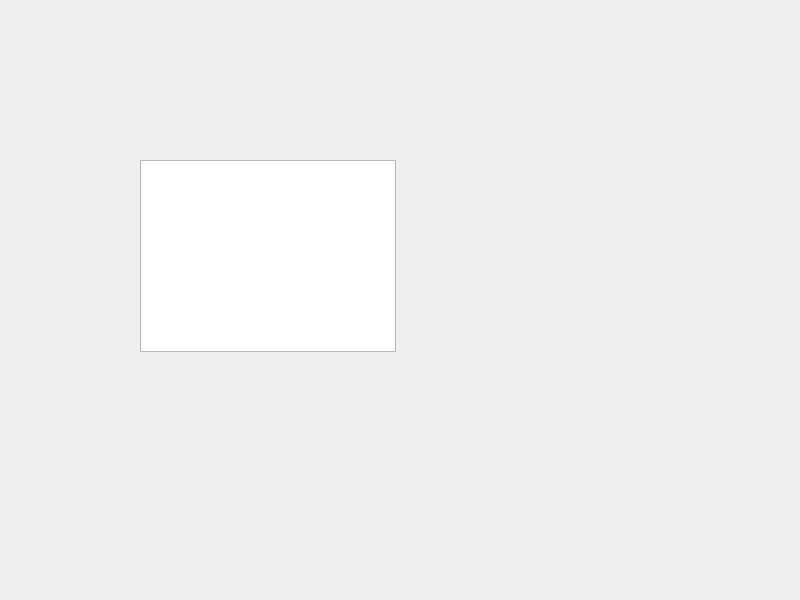
<?xml version="1.0" encoding="UTF-8"?>
<ui version="4.0">
 <class>dough</class>
 <widget class="QWidget" name="dough">
  <property name="geometry">
   <rect>
    <x>0</x>
    <y>0</y>
    <width>800</width>
    <height>600</height>
   </rect>
  </property>
  <property name="windowTitle">
   <string>dough</string>
  </property>
  <widget class="QTableWidget" name="tableWidget">
   <property name="geometry">
    <rect>
     <x>140</x>
     <y>160</y>
     <width>256</width>
     <height>192</height>
    </rect>
   </property>
  </widget>
 </widget>
 <resources/>
 <connections/>
</ui>
